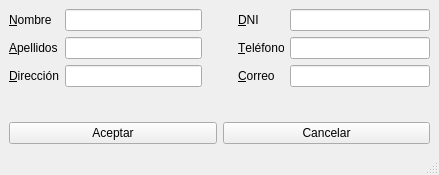
<?xml version="1.0" encoding="UTF-8"?>
<ui version="4.0">
 <class>MainWindow</class>
 <widget class="QMainWindow" name="MainWindow">
  <property name="geometry">
   <rect>
    <x>0</x>
    <y>0</y>
    <width>439</width>
    <height>175</height>
   </rect>
  </property>
  <property name="windowTitle">
   <string>Datos personales</string>
  </property>
  <widget class="QWidget" name="centralwidget">
   <layout class="QVBoxLayout" name="verticalLayout">
    <item>
     <layout class="QHBoxLayout" name="horizontalLayout_2">
      <item>
       <layout class="QFormLayout" name="formLayout">
        <item row="0" column="0">
         <widget class="QLabel" name="labelNombre">
          <property name="text">
           <string>&amp;Nombre</string>
          </property>
          <property name="buddy">
           <cstring>lineEditNombre</cstring>
          </property>
         </widget>
        </item>
        <item row="0" column="1">
         <widget class="QLineEdit" name="lineEditNombre"/>
        </item>
        <item row="1" column="0">
         <widget class="QLabel" name="labelApellidos">
          <property name="text">
           <string>&amp;Apellidos</string>
          </property>
          <property name="buddy">
           <cstring>lineEditApellidos</cstring>
          </property>
         </widget>
        </item>
        <item row="1" column="1">
         <widget class="QLineEdit" name="lineEditApellidos"/>
        </item>
        <item row="2" column="0">
         <widget class="QLabel" name="labelDireccion">
          <property name="text">
           <string>&amp;Dirección</string>
          </property>
          <property name="buddy">
           <cstring>lineEditDireccion</cstring>
          </property>
         </widget>
        </item>
        <item row="2" column="1">
         <widget class="QLineEdit" name="lineEditDireccion"/>
        </item>
       </layout>
      </item>
      <item>
       <spacer name="horizontalSpacer">
        <property name="orientation">
         <enum>Qt::Horizontal</enum>
        </property>
        <property name="sizeType">
         <enum>QSizePolicy::Preferred</enum>
        </property>
        <property name="sizeHint" stdset="0">
         <size>
          <width>30</width>
          <height>20</height>
         </size>
        </property>
       </spacer>
      </item>
      <item>
       <layout class="QFormLayout" name="formLayout_2">
        <item row="0" column="0">
         <widget class="QLabel" name="labelDNI">
          <property name="text">
           <string>&amp;DNI</string>
          </property>
          <property name="buddy">
           <cstring>lineEditDNI</cstring>
          </property>
         </widget>
        </item>
        <item row="0" column="1">
         <widget class="QLineEdit" name="lineEditDNI"/>
        </item>
        <item row="1" column="0">
         <widget class="QLabel" name="labelTelefono">
          <property name="text">
           <string>&amp;Teléfono</string>
          </property>
          <property name="buddy">
           <cstring>lineEditTelefono</cstring>
          </property>
         </widget>
        </item>
        <item row="1" column="1">
         <widget class="QLineEdit" name="lineEditTelefono"/>
        </item>
        <item row="2" column="0">
         <widget class="QLabel" name="labelCorreo">
          <property name="text">
           <string>&amp;Correo</string>
          </property>
          <property name="buddy">
           <cstring>lineEditCorreo</cstring>
          </property>
         </widget>
        </item>
        <item row="2" column="1">
         <widget class="QLineEdit" name="lineEditCorreo"/>
        </item>
       </layout>
      </item>
     </layout>
    </item>
    <item>
     <layout class="QHBoxLayout" name="horizontalLayout">
      <item>
       <widget class="QPushButton" name="pushButtonAceptar">
        <property name="text">
         <string>Aceptar</string>
        </property>
       </widget>
      </item>
      <item>
       <widget class="QPushButton" name="pushButtonCancelar">
        <property name="text">
         <string>Cancelar</string>
        </property>
       </widget>
      </item>
     </layout>
    </item>
   </layout>
  </widget>
  <widget class="QMenuBar" name="menubar">
   <property name="geometry">
    <rect>
     <x>0</x>
     <y>0</y>
     <width>439</width>
     <height>22</height>
    </rect>
   </property>
  </widget>
  <widget class="QStatusBar" name="statusbar"/>
 </widget>
 <tabstops>
  <tabstop>lineEditNombre</tabstop>
  <tabstop>lineEditDNI</tabstop>
  <tabstop>lineEditApellidos</tabstop>
  <tabstop>lineEditTelefono</tabstop>
  <tabstop>lineEditDireccion</tabstop>
  <tabstop>lineEditCorreo</tabstop>
  <tabstop>pushButtonAceptar</tabstop>
  <tabstop>pushButtonCancelar</tabstop>
 </tabstops>
 <resources/>
 <connections/>
</ui>
